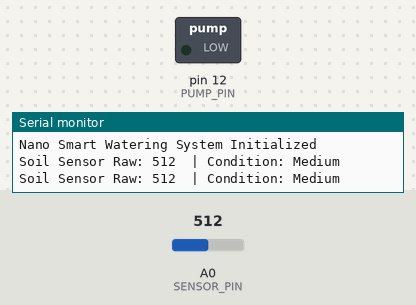
The sketch below on a simulated Arduino Nano, built with avr-gcc and run on an emulated ATmega328P. On the bench: switched loads named in the sketch (green lamp = pin HIGH), the last lines printed to the serial monitor. The inputs (shaded band) are chosen by the test bench; at power-on: A0 (SENSOR_PIN) = 512.

Above: at 1.8 s.
1.9 s: A0 (SENSOR_PIN) set to 988
3.4 s: A0 (SENSOR_PIN) set to 1012
At 4.3 s:
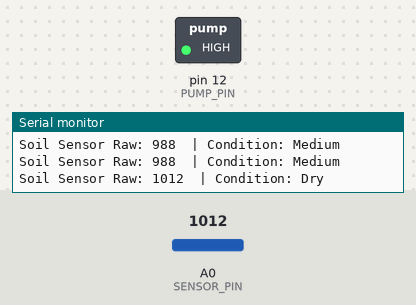
5.5 s: A0 (SENSOR_PIN) set to 990
At 7.1 s:
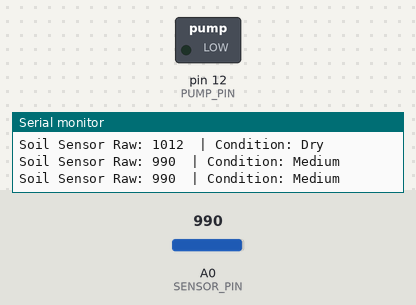
7.5 s: A0 (SENSOR_PIN) set to 1010
At 8.7 s:
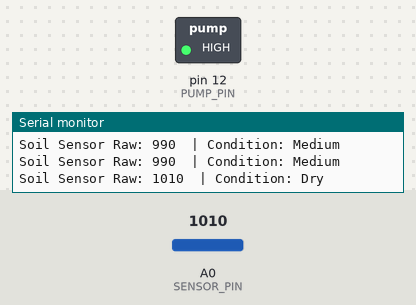
Timing chart, 0 to 10.5 s (numbered marks = the images above; inputs shaded):
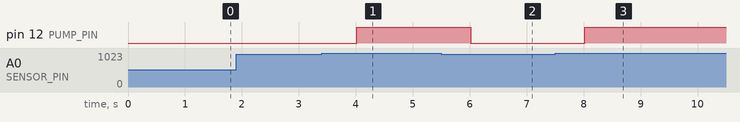

The sketch:

soil.ino
```cpp
// ----- Pin Definitions -----
#define SENSOR_PIN A0   // Soil moisture sensor pin
#define PUMP_PIN 12      // Relay module pin controlling the pump

void setup() {
  Serial.begin(9600);

  pinMode(SENSOR_PIN, INPUT);
  pinMode(PUMP_PIN, OUTPUT);

  // Keep pump off at system startup
  digitalWrite(PUMP_PIN, LOW);

  Serial.println("Nano Smart Watering System Initialized");
}

void loop() {
  // ----- Read Soil Moisture -----
  int sensor_data = analogRead(SENSOR_PIN);
  String moisture_level;

  // ----- Pump Control Logic -----
  if (sensor_data > 1000) {
    moisture_level = "Dry";
    digitalWrite(PUMP_PIN, HIGH);  // Turn on pump relay
  }
  else if (sensor_data >= 400 && sensor_data <= 1000) {
    moisture_level = "Medium";
    digitalWrite(PUMP_PIN, LOW);   // Turn off pump relay
  }
  else {
    moisture_level = "Wet";
    digitalWrite(PUMP_PIN, LOW);   // Turn off pump relay
  }

  // ----- Serial Output -----
  Serial.print("Soil Sensor Raw: ");
  Serial.print(sensor_data);
  Serial.print("\t| Condition: ");
  Serial.println(moisture_level);

  // 1-second delay before checking again (reduces jitter/relay wear)
  delay(1000);
}
```

Measured:
- the behaviour switches between 1000 and 1001 on A0 (SENSOR_PIN) (found by bisection; images 0 and 1)
- after the input at 3.4 s, pin 12 (PUMP_PIN): LOW → HIGH after 0.62 s
- after the input at 5.5 s, pin 12 (PUMP_PIN): HIGH → LOW after 0.52 s
- after the input at 7.5 s, pin 12 (PUMP_PIN): LOW → HIGH after 0.52 s
